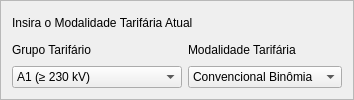
                  <widget class="QFrame" name="frame_25">
                   <property name="frameShape">
                    <enum>QFrame::StyledPanel</enum>
                   </property>
                   <property name="frameShadow">
                    <enum>QFrame::Raised</enum>
                   </property>
                   <layout class="QGridLayout" name="gridLayout_13">
                    <item row="0" column="0" colspan="2">
                     <widget class="QLabel" name="label_11">
                      <property name="styleSheet">
                       <string notr="true">#frame_16, #frame_15 QLabel {
   /* background-color: #FFFFFF;*/
    qproperty-alignment: AlignCenter;
	color: #3d8ec9;
	font: 77 20px &quot;Verdana&quot;;
}</string>
                      </property>
                      <property name="text">
                       <string>Insira o Modalidade Tarifária Atual</string>
                      </property>
                     </widget>
                    </item>
                    <item row="1" column="0">
                     <widget class="QLabel" name="label_59">
                      <property name="styleSheet">
                       <string notr="true">#frame_16, #frame_15 QLabel {
   /* background-color: #FFFFFF;*/
    qproperty-alignment: AlignCenter;
	color: #3d8ec9;
	font: 77 16px &quot;Verdana&quot;;
}</string>
                      </property>
                      <property name="text">
                       <string>Grupo Tarifário</string>
                      </property>
                     </widget>
                    </item>
                    <item row="1" column="1">
                     <widget class="QLabel" name="label_44">
                      <property name="styleSheet">
                       <string notr="true">#frame_16, #frame_15 QLabel {
   /* background-color: #FFFFFF;*/
    qproperty-alignment: AlignCenter;
	color: #3d8ec9;
	font: 77 16px &quot;Verdana&quot;;
}</string>
                      </property>
                      <property name="text">
                       <string>Modalidade Tarifária</string>
                      </property>
                     </widget>
                    </item>
                    <item row="2" column="0">
                     <widget class="QComboBox" name="comboBox">
                      <property name="sizePolicy">
                       <sizepolicy hsizetype="Preferred" vsizetype="Preferred">
                        <horstretch>0</horstretch>
                        <verstretch>0</verstretch>
                       </sizepolicy>
                      </property>
                      <item>
                       <property name="text">
                        <string>A1 (≥ 230 kV)</string>
                       </property>
                      </item>
                      <item>
                       <property name="text">
                        <string>A2 (88 kV a 138 kV)</string>
                       </property>
                      </item>
                      <item>
                       <property name="text">
                        <string>A3 (69 kV)</string>
                       </property>
                      </item>
                      <item>
                       <property name="text">
                        <string>A3a (30 kV a 44 kV)</string>
                       </property>
                      </item>
                      <item>
                       <property name="text">
                        <string>A4 (2.3 a 25 kV)</string>
                       </property>
                      </item>
                      <item>
                       <property name="text">
                        <string>AS (≤ 2.3 kV subterrâneo)</string>
                       </property>
                      </item>
                     </widget>
                    </item>
                    <item row="2" column="1">
                     <widget class="QComboBox" name="comboBox_2">
                      <property name="sizePolicy">
                       <sizepolicy hsizetype="Preferred" vsizetype="Preferred">
                        <horstretch>4</horstretch>
                        <verstretch>0</verstretch>
                       </sizepolicy>
                      </property>
                      <item>
                       <property name="text">
                        <string>Convencional Binômia</string>
                       </property>
                      </item>
                      <item>
                       <property name="text">
                        <string>Horo-sazonal Azul</string>
                       </property>
                      </item>
                      <item>
                       <property name="text">
                        <string>Horo-sazonal Verde</string>
                       </property>
                      </item>
                     </widget>
                    </item>
                   </layout>
                  </widget>
